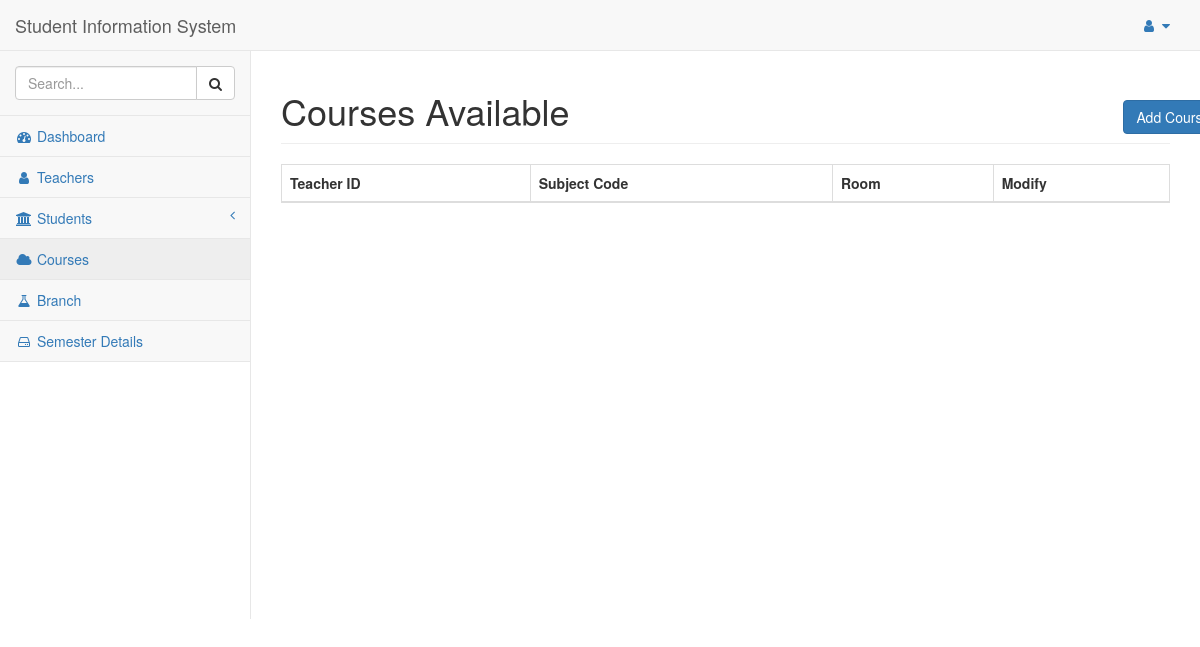
Before: /courses (signed in) with the older database file.
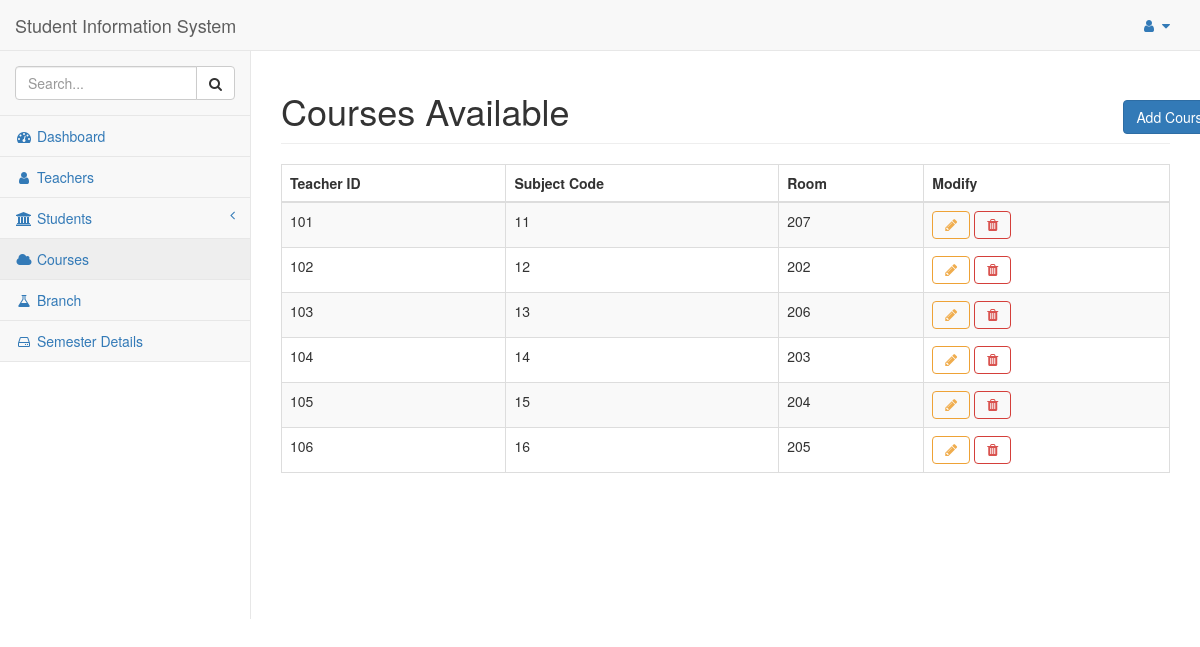
After: the same page with the newer database file.
### tables this page shows
CREATE TABLE "Courses"
(
 teacher_id integer NOT NULL ,
 sub_code   integer NOT NULL ,
 Room       integer NOT NULL ,
PRIMARY KEY (teacher_id, sub_code),
FOREIGN KEY (teacher_id, sub_code) REFERENCES Teacher (teacher_id, sub_code) ON DELETE CASCADE ON UPDATE CASCADE
);

### flaskapp.py (the view)
@app.route("/courses")
def courses():
    global ID
    if not session.get('logged_in'):
        return login()
    else:
        entry_list = query_db("SELECT * FROM Courses", [])
        return render_template("courses.html", id=ID,
                               entry_list=entry_list)

### flaskapp.py (called while the page is built)
def get_db():
    db = getattr(g, '_database', None)
    if db is None:
        db = g._database = sqlite3.connect(DATABASE)
        db.create_function('avg', 3, average)
        db.row_factory = sqlite3.Row
    return db

def query_db(query: object, args: object,
             one: object = False) -> object:
    cur = get_db().execute(query, args)
    rv = cur.fetchall()
    cur.close()
    return (rv[0] if rv else None) if one else rv

@app.teardown_appcontext
def close_connection(exception):
    db = getattr(g, '_database', None)
    if db is not None:
        db.close()

### templates/courses.html
{% extends "base.html" %}
{% block title %}
  <div class="row">
    <div class="col-lg-11">
      Courses Available
    </div>
    <div class="col-lg-1">
      <button class="btn btn-primary btn-xl"  onclick="window.location.href='/add/courses'">Add Courses</button>
    </div>
  </div>
{% endblock %}
{% block content %}
  <table class="table table-striped table-bordered table-hover dataTables no-footer dtr-inline collapsed" style="width: 100%;" id="dataTables">
    <thead>
      <tr>
        <th scope="col">Teacher ID</th>
        <th scope="col">Subject Code</th>
        <th scope="col">Room</th>
        <th scope="col">Modify</th>
      </tr>
    </thead>
    {% for entry in entry_list: %}
      <tr>
        <td>{{ entry['teacher_id'] }}</td>
        <td>{{ entry['sub_code'] }}</td>
        <td>{{ entry['Room'] }}</td>
        <td>
          <button type="button" class="btn btn-outline btn-warning fa fa-pencil" onclick="window.location.href='/modify/courses/{{ entry['teacher_id'] }}/{{ entry['sub_code'] }}'"></button>
          <button type="button" class="btn btn-outline btn-danger fa fa-trash" onclick="window.location.href='/delete/courses/{{ entry['teacher_id'] }}/{{ entry['sub_code'] }}'"></button>
        </td>
      </tr>
    {% endfor %}
  </table>
{% endblock content %}

Changed rows visible on the page:
added Courses: teacher_id "101", sub_code "11", Room "207"
added Courses: teacher_id "102", sub_code "12", Room "202"
added Courses: teacher_id "103", sub_code "13", Room "206"
added Courses: teacher_id "104", sub_code "14", Room "203"
added Courses: teacher_id "105", sub_code "15", Room "204"
added Courses: teacher_id "106", sub_code "16", Room "205"
